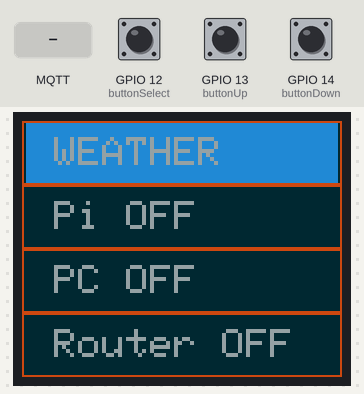
The sketch below on a simulated ESP32. On the bench: 160×128 colour display. Inputs (shaded band) come from the test bench; at power-on: GPIO 12 (buttonSelect) LOW, GPIO 14 (buttonDown) LOW, GPIO 13 (buttonUp) LOW. WiFi joins after 1.5 s; servers stay silent unless stated; random numbers use the default seed unless the sketch sets one; no MQTT or app messages arrive unless stated; what the sketch prints to the serial monitor is not drawn.

Above: at 2.9 s.
3.0 s: MQTT message "Key 1" arrives on the first subscribed topic
At 3.4 s:
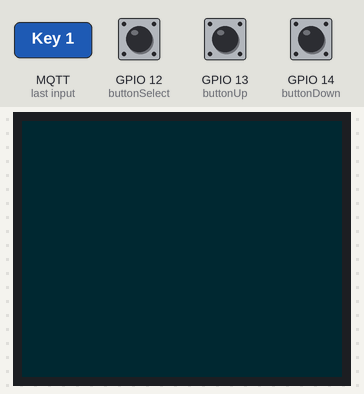
4.5 s: GPIO 12 (buttonSelect) pulled HIGH for 0.15 s
At 5.7 s:
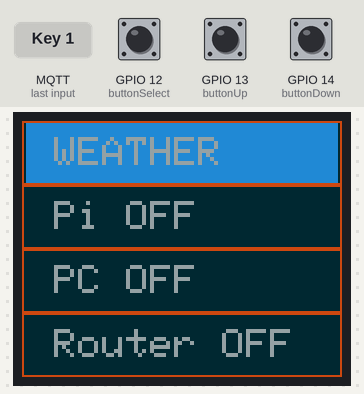
6.2 s: GPIO 14 (buttonDown) pulled HIGH for 1 s
At 7.9 s:
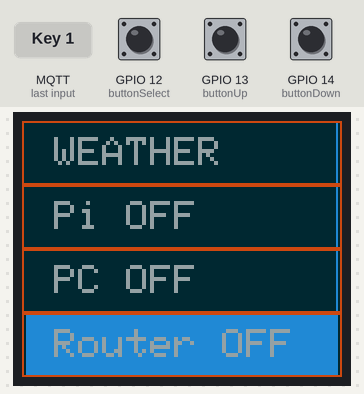
8.7 s: GPIO 12 (buttonSelect) pulled HIGH for 1 s
At 9.1 s:
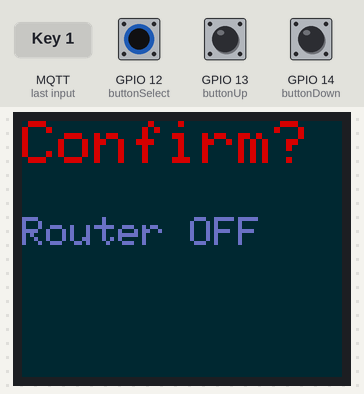
11.2 s: GPIO 12 (buttonSelect) pulled HIGH for 0.15 s
At 11.4 s:
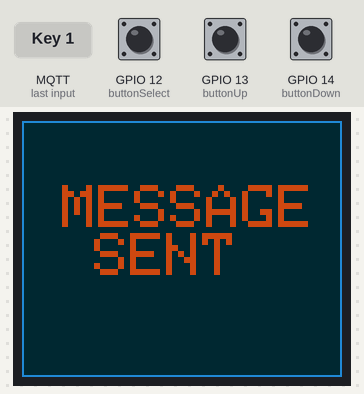
11.9 s: GPIO 13 (buttonUp) pulled HIGH for 1 s
At 12.6 s:
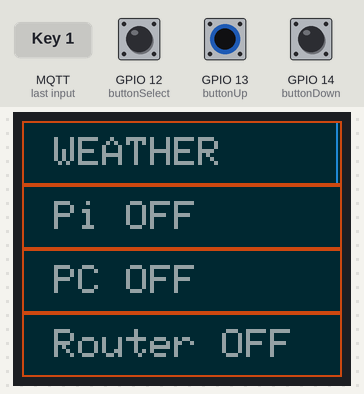
Timing chart, 0 to 14.9 s (numbered marks = the images above; inputs shaded):
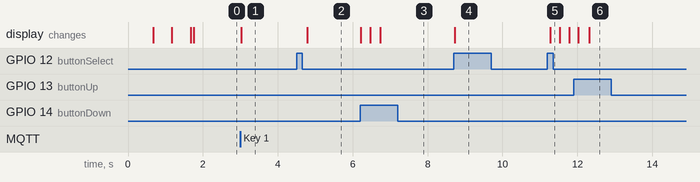

The sketch:

ESP32_-_remote_IO_station.ino
```cpp
#include <Adafruit_GFX.h>
#include <Adafruit_ST7735.h>
#include <PubSubClient.h>
#include <ArduinoJson.h>
#include <WiFi.h>

// ST7735 TFT module connections
#define TFT_RST   4     // TFT RST pin is connected to NodeMCU pin D4 (GPIO2)
#define TFT_CS    5     // TFT CS  pin is connected to NodeMCU pin D3 (GPIO0)
#define TFT_DC    2     // TFT DC  pin is connected to NodeMCU pin D2 (GPIO4)
const int buttonDown = 14;  // pushbutton pin
const int buttonSelect = 12;  // pushbutton pin
const int buttonUp = 13;  // pushbutton pin
// initialize ST7735 TFT library with hardware SPI module
// SCK (CLK) ---> NodeMCU pin D5 (GPIO14)
// MOSI(DIN) ---> NodeMCU pin D7 (GPIO13)
Adafruit_ST7735 tft = Adafruit_ST7735(TFT_CS, TFT_DC, TFT_RST);

// solarized dark colors
#define COLOR_BASE 0x0146
#define COLOR_TEXT 0x9514
#define COLOR_BLUE 0x245A
#define COLOR_ORANGE 0xCA42
#define COLOR_VIOLET 0x6B98
#define COLOR_RED 0xD000

#define WIFI_SSID ""
#define WIFI_PASSWORD ""
#define MQTT_HOST IPAddress(192, 168, 1, 31)
#define MQTT_PORT 1883
#define MQTT_READTOPIC "esp/megastation/out"
#define MQTT_PUBLISHTOPIC "esp/megastation/in"

WiFiClient espClient;
PubSubClient client(espClient);

int pos = 0;
int state = 1;
char argarray[4][16] =
{
  ("WEATHER"),
  ("Pi OFF"),
  ("PC OFF"),
  ("Router OFF")
};

int buttonDownState = 0;
int buttonSelectState = 0;
int buttonUpState = 0;

void setup(void)
{
  Serial.begin(115200);
  tft.initR(INITR_BLACKTAB);     // initialize a ST7735S chip, black tab
  tft.fillScreen(COLOR_BASE);  // fill screen with black color
  tft.setRotation(1);
  tft.setTextColor(COLOR_TEXT);
  tft.setTextSize(1);
  pinMode(buttonDown, INPUT);
  pinMode(buttonSelect, INPUT);
  pinMode(buttonUp, INPUT);

  WiFi.begin(WIFI_SSID, WIFI_PASSWORD);
  tft.println("Connecting to Wi-Fi");

  while (WiFi.status() != WL_CONNECTED)
  {
    delay(500);
    tft.print(".");
  }
  tft.println("");
  tft.println("Connected!");


  client.setServer(MQTT_HOST, MQTT_PORT);
  client.setCallback(callback);

  while (!client.connected()) {
    tft.println("Connecting to MQTT...");
    if (client.connect("ESP32Client"))
    {
      Serial.println("connected to MQTT broker");
      tft.println("Connected to MQTT broker");
    }
    else
    {
      tft.print("failed with state ");
      tft.print(client.state());
      delay(500);
    }
  }
  client.subscribe(MQTT_READTOPIC);

  //tft.drawFastHLine(0, 50,  tft.width(), COLOR_ORANGE);   // draw horizontal blue line at position (0, 50)
  //tft.drawFastHLine(0, 102,  tft.width(), COLOR_ORANGE);  // draw horizontal blue line at position (0, 102)
  menuInit();
}


/* menu for 8 tiles
void menu()
{
  tft.drawRect(0, 0, tft.width(), 16, COLOR_ORANGE);
  tft.drawRect(0, 16, tft.width(), 16, COLOR_ORANGE);
  tft.drawRect(0, 32, tft.width(), 16, COLOR_ORANGE);
  tft.drawRect(0, 48, tft.width(), 16, COLOR_ORANGE);
  tft.drawRect(0, 64, tft.width(), 16, COLOR_ORANGE);
  tft.drawRect(0, 80, tft.width(), 16, COLOR_ORANGE);
  tft.drawRect(0, 96, tft.width(), 16, COLOR_ORANGE);
  tft.drawRect(0, 112, tft.width(), 16, COLOR_ORANGE);
}

void menuPick(int pos)
{
  menu();
  previouspos = pos-1;
  tft.fillRect(1, pos*16, tft.width()-2, 15, COLOR_BLUE);
  tft.setCursor(32, 4 + (pos*16));
  tft.print(argarray[pos]);
  clearPrevious(previouspos);
  return;
}
void clearPrevious(int pos)
{
    tft.fillRect(1, pos*16, tft.width()-2, 15, COLOR_BASE);
    return;
}
*/
void menuInit()
{
  tft.fillScreen(COLOR_BASE);
  tft.setTextColor(COLOR_TEXT);
  pos = 0;
  state = 1;
  menuDraw(0);
  menuPick(0);
  menuDraw(1);
  menuDraw(2);
  menuDraw(3);
  return;
}
void menuDraw(int pos)
{
  tft.drawRect(0, pos*32, tft.width(), 32, COLOR_ORANGE);
  tft.setCursor(16, 8 + (pos*32));
  tft.setTextSize(2);
  tft.print(argarray[pos]);
  return;
}
void menuPick(int pos)
{
  tft.fillRect(2, 1+(pos*32), tft.width()-4, 30, COLOR_BLUE);
  tft.setCursor(16, 8 + (pos*32));
  tft.setTextSize(2);
  tft.print(argarray[pos]);
  return;
}
void clearPrevious(int pos)
{
  tft.fillRect(1, 1+(pos*32), tft.width()-4, 30, COLOR_BASE);
  tft.setCursor(16, 8 + (pos*32));
  tft.setTextSize(2);
  tft.print(argarray[pos]);
  return;
}

void invokeMethod(int pos)
{
  switch(pos)
  {
    case 0:
     state = 3;
     PublishMessage(argarray[pos], true);
     break;

    case 1:
     ConfirmMQQT();
     break;

     case 2:
     ConfirmMQQT();
     break;

     case 3:
     ConfirmMQQT();
     break;

     default:
     menuInit();
     pos = 0;
  }
}

void readButtons()
{
  buttonDownState = digitalRead(buttonDown);
  buttonSelectState = digitalRead(buttonSelect);
  buttonUpState = digitalRead(buttonUp);
  //delay(20);
}

void switchTest()
{
  switch(state)
  {
    case 1:
    if(buttonUpState == 1)
    {
        clearPrevious(pos);
        menuPick(pos-1);
        pos--;
        delay(250);
    }
    if(buttonSelectState == 1)
    {
      invokeMethod(pos);
    }
    if(buttonDownState == 1)
    {
      if(pos != 3)
      {
        clearPrevious(pos);
        menuPick(pos+1);
        pos++;
        delay(250);
      }
    }
    break;

    case 2:
    if(buttonSelectState == 1)
    {
      PublishMessage(argarray[pos], false);
      ConfirmedMQQT();
    }
    break;

    case 3:
    if(buttonSelectState == 1)
    {
      delay(250);
      menuInit();
    }
    break;
  }

}

void ConfirmMQQT()
{
  state = 2;
  tft.fillScreen(COLOR_BASE);
  tft.setTextColor(COLOR_RED);
  tft.setTextSize(3);
  tft.setCursor(0, 0);
  tft.println("Confirm?");
  tft.println();
  tft.setTextSize(2);
  tft.setTextColor(COLOR_VIOLET);
  tft.println(argarray[pos]);
  delay(1000);
}
void ConfirmedMQQT()
{
  if(state = 2)
  {
  tft.fillScreen(COLOR_BASE);
  tft.setTextColor(COLOR_ORANGE);
  tft.setTextSize(3);
  tft.setCursor(20, 32);
  tft.println("MESSAGE");
  tft.setCursor(36, 56);
  tft.println("SENT");

  tft.drawRect(0, 0, tft.width(), tft.height(), COLOR_BLUE);
  delay(250);

  tft.drawRect(5, 5, tft.width()-10, tft.height()-10, COLOR_BLUE);
  delay(250);

  tft.drawRect(10, 10, tft.width()-20, tft.height()-20, COLOR_BLUE);
  delay(250);

  tft.drawRect(15, 15, tft.width()-30, tft.height()-30, COLOR_BLUE);
  delay(250);

  menuInit();
  }

}

void JSONPrint(String json)
{
  int pos = 80;
  const size_t capacity = 8*JSON_ARRAY_SIZE(2) + JSON_ARRAY_SIZE(8) + 240;
  DynamicJsonDocument doc(capacity);
  DeserializationError error = deserializeJson(doc, json);

  const char* label1 = doc[0][0]; // "Key 1"
  const char* value1 = doc[0][1]; // "Value 1"

  const char* label2 = doc[1][0]; // "Key 2"
  const char* value2 = doc[1][1]; // "Value 2"

  const char* label3 = doc[2][0]; // "Key 3"
  const char* value3 = doc[2][1]; // "Value 3"

  const char* label4 = doc[3][0]; // "Key 4"
  const char* value4 = doc[3][1]; // "Value 4"

  const char* label5 = doc[4][0]; // "Key 5"
  const char* value5 = doc[4][1]; // "Value 5"

  const char* label6 = doc[5][0]; // "Key 6"
  const char* value6 = doc[5][1]; // "Value 6"

  const char* label7 = doc[6][0]; // "Key 7"
  const char* value7 = doc[6][1]; // "Value 7"

  const char* label8 = doc[7][0]; // "B-TEMP"
  const char* value8 = doc[7][1]; // "42.81"


  tft.fillScreen(COLOR_BASE);
  tft.setTextColor(COLOR_ORANGE);
  tft.setTextSize(1);
  printLine(0, pos, label1, value1);
  printLine(1, pos, label2, value2);
  printLine(2, pos, label3, value3);
  printLine(3, pos, label4, value4);
  printLine(4, pos, label5, value5);
  printLine(5, pos, label6, value6);
  printLine(6, pos, label7, value7);
  printLine(7, pos, label8, value8);
  state = 3;
  delay(1000);
}

void printLine(unsigned int position, int lineposition, const char* leftline, const char* rightline)
{
    // prints key-value pairs, works with ArialMT_Plain_10 as font. Changing sizes will require changing the position multiplier
    tft.setCursor(0, position*16);
    tft.setTextColor(COLOR_BLUE);
    tft.println(leftline);
    tft.setCursor(lineposition, position*16);
    tft.setTextColor(COLOR_TEXT);
    tft.println(rightline);
    return;
}

void callback(char* topic, byte* payload, unsigned int length) {
  String json = (char*)payload;  //forgot to test if it works fine if you pass just the char*
  JSONPrint(json);
  return;
}

void PublishMessage(char message[16], bool subscribeToMQQT) {
    // fire and forget
    // Create a random client ID
    String clientId = "ESP8266Client-";
    clientId += String(random(0xffff), HEX);
    // Attempt to connect
    if (client.connect(clientId.c_str()))
    {
      // Once connected, publish an announcement...
      client.publish(MQTT_PUBLISHTOPIC, message);

      if (subscribeToMQQT == true)
      {
        client.subscribe(MQTT_READTOPIC);
        state = 3;
      }
    }
    else
    {
      // Wait 5 seconds before retrying
      delay(5000);
    }
}

// main loop
void loop()
{
  client.loop();
  readButtons();
  switchTest();
}
```

Measured:
- after the input at 3.0 s, the display: changes at once (image 1)
- after the input at 4.5 s, the display: changes after 0.28 s (image 2)
- after the input at 6.2 s, the display: first changes at once (image 3 shows a later state)
- after the input at 8.7 s, the display: changes at once (image 4)
- after the input at 11.2 s, the display: changes after 0.08 s (image 5)
